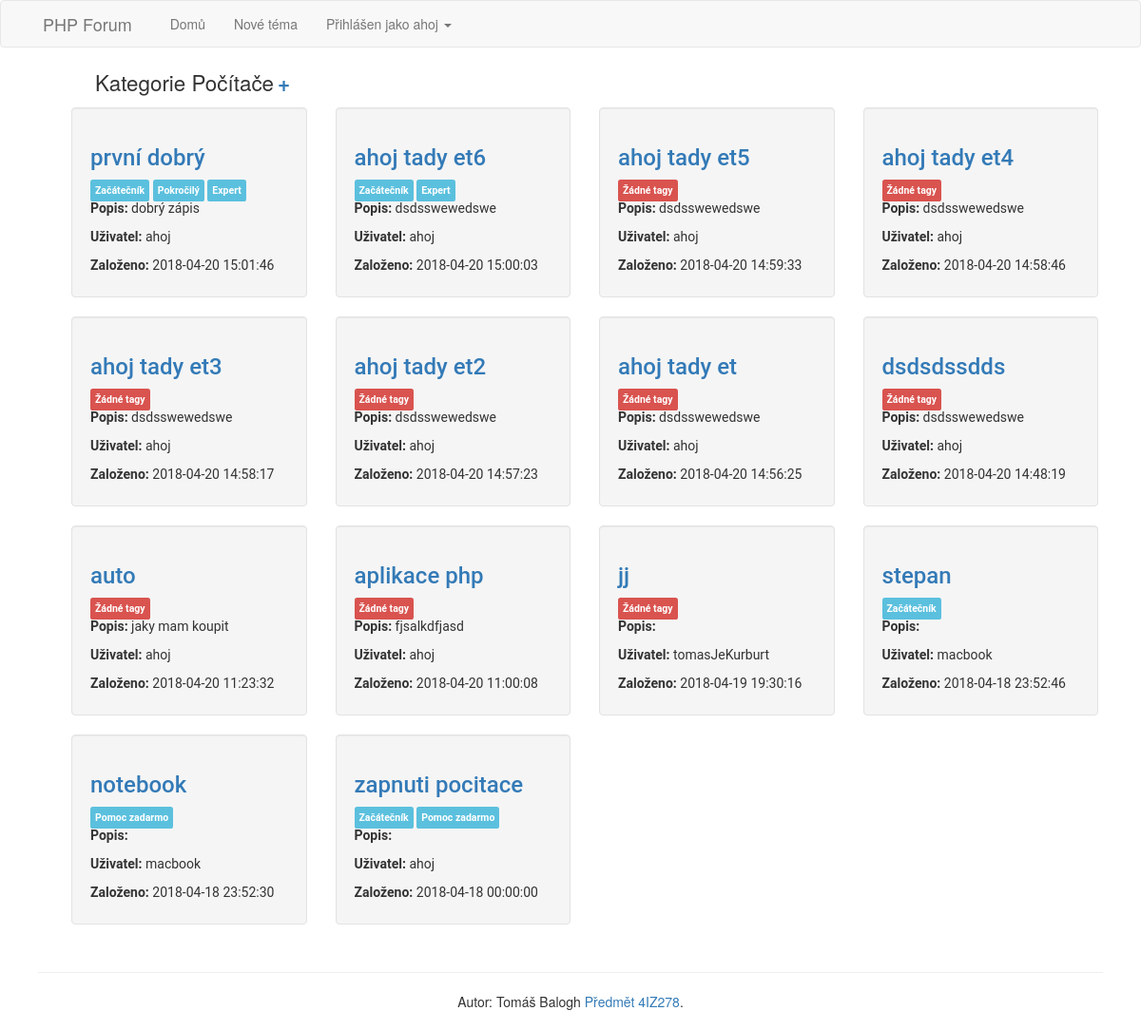
The page /topics.php?cat_id=1 (signed in) on the database its author committed.
### tables this page shows
CREATE TABLE `users` (
  `id_user` int(8) UNSIGNED NOT NULL,
  `username` varchar(255) NOT NULL,
  `password` varchar(255) NOT NULL
);

CREATE TABLE `categories` (
  `cat_id` int(8) UNSIGNED NOT NULL,
  `cat_name` varchar(255) NOT NULL,
  `cat_description` varchar(255) NOT NULL
);

CREATE TABLE `topics` (
  `topic_id` int(11) UNSIGNED NOT NULL,
  `topic_name` varchar(255) NOT NULL,
  `topic_description` text NOT NULL,
  `topic_date` datetime NOT NULL,
  `topic_cat` int(8) UNSIGNED NOT NULL,
  `topic_by` int(8) UNSIGNED NOT NULL
);

CREATE TABLE `tags` (
  `id` int(11) UNSIGNED NOT NULL,
  `tags_name` varchar(100) NOT NULL
);

### user_required.php (called while the page is built, shortened)
<?php
$stmt = $db->prepare("SELECT * FROM users WHERE id_user = ? LIMIT 1");
$stmt->execute(array($_SESSION["user_id"]));
$current_user = $stmt->fetchAll()[0];
?>

### topics.php (the view, shortened to what this page needs)
<?php
require 'db.php';
require 'user_required.php';
$stmt_cat = $db->prepare("SELECT * FROM categories WHERE cat_id=?");
$stmt_cat->execute(array($_GET['cat_id']));
$cat = $stmt_cat->fetch();
$stmt_top = $db->prepare("select topic_name, topic_id, topic_by, topic_description, topic_date, users.username as users from topics join users on users.id_user = topics.topic_by where topic_cat = ? order by topic_date DESC");
$stmt_top->execute(array($_GET['cat_id']));
$topics = $stmt_top->fetchAll();
?>
<!DOCTYPE html>
<html>
<head>
    <?php include 'head_bootstrap.php' ?>
</head>
<body>
<?php include 'navbar.php' ?>
<div class="container">
    <div class="container">
        <ul id="menu">
            <li>Kategorie <?= $cat['cat_name'] ?></li>
            <li style="margin: auto" class="right"><a href="new_topic.php?cat_id=<?= $cat['cat_id'] ?>"><b>&#x0002B;</b></a></li>
        </ul>
        <?php foreach ($topics as $row) { ?>
            <div class="col-md-3" id="font">
                <div class="well divTopic">
                <h3><a href='topics_detail.php?topic_id=<?= $row['topic_id'] ?>'><?= $row['topic_name'] ?></a></h3>
                <?php
                $stmt_tags = $db->prepare("select tags_name, topics.topic_name from tags join tag_topic on tag_topic.tag = tags.id JOIN topics on topics.topic_id = tag_topic.topic where topics.topic_id = ?");
                $stmt_tags->execute(array($row['topic_id']));
                $tags = $stmt_tags->fetchAll();
                ?>
                 <?php
                        if ($tags){
                        foreach ($tags as $tag) { ?>
                     <span class="label labeltag btn-info"  style="padding: 5px"><?= $tag['tags_name'] ?></span>
                    <?php } }
                        else {
                            ?>
                            <span class="label btn-danger" style="padding: 5px"> Žádné tagy</span>
                <?php  }
                    ?>
                <p><b>Popis: </b> <?= substr($row['topic_description'], 0, 25) ?> <?= strlen($row['topic_description']) > 25 ? "..." : "" ?></p>
                <p><b>Uživatel: </b><?= $row['users'] ?></p>
                <p><b>Založeno: </b><?= $row['topic_date'] ?></p>
                </div>
            </div>
        <?php } ?>
    </div>
</div>
<?php include 'footer.php' ?>
</body>
</html>

### navbar.php (shortened to what this page needs)
<nav class="navbar navbar-default">
    <div class="container">
        <ul class="nav navbar-nav" id="horizontal">
            <li class="navbar-brand active" >PHP Forum</li>
            <li><a href="index.php">Domů</a></li>
            <li><a href="new_topic.php">Nové téma</a></li>
                <li class="dropdown">
                    <a data-toggle="dropdown" href="#" aria-haspopup="true" aria-expanded="false">Přihlášen jako <?= $current_user['username'] ?>
                        <span class="caret"></span></a>
                </li>
        </ul>
    </div>
</nav>

### style.css (style rules this page uses)
.navbar-nav { position: absolute; }
#font { font-family: roboto; }
.divTopic { height: 200px; overflow: hidden; }
.container a { text-decoration: none; }
.labeltag { padding: 15px 10px 15px 15px; }
#horizontal { display: inline; list-style-type: none; }
.well { padding: 0px; }
#menu li { font-size: 1.6em; display: inline; }

### rows shown on the page
users: username "ahoj"
categories: cat_name "Počítače"
topics: topic_name "první dobrý", topic_description "dobrý zápis", topic_by.username "ahoj", topic_date "2018-04-20 15:01:46"
tags: tags_name "Začátečník"
tags: tags_name "Pokročilý"
tags: tags_name "Expert"
topics: topic_name "ahoj tady et6", topic_description "dsdsswewedswe", topic_by.username "ahoj", topic_date "2018-04-20 15:00:03"
topics: topic_name "ahoj tady et5", shows "Žádné tagy", topic_description "dsdsswewedswe", topic_by.username "ahoj", topic_date "2018-04-20 14:59:33"
topics: topic_name "ahoj tady et4", shows "Žádné tagy", topic_description "dsdsswewedswe", topic_by.username "ahoj", topic_date "2018-04-20 14:58:46"
topics: topic_name "ahoj tady et3", shows "Žádné tagy", topic_description "dsdsswewedswe", topic_by.username "ahoj", topic_date "2018-04-20 14:58:17"
topics: topic_name "ahoj tady et2", shows "Žádné tagy", topic_description "dsdsswewedswe", topic_by.username "ahoj", topic_date "2018-04-20 14:57:23"
topics: topic_name "ahoj tady et", shows "Žádné tagy", topic_description "dsdsswewedswe", topic_by.username "ahoj", topic_date "2018-04-20 14:56:25"
topics: topic_name "dsdsdssdds", shows "Žádné tagy", topic_description "dsdsswewedswe", topic_by.username "ahoj", topic_date "2018-04-20 14:48:19"
topics: topic_name "auto", shows "Žádné tagy", topic_description "jaky mam koupit", topic_by.username "ahoj", topic_date "2018-04-20 11:23:32"
topics: topic_name "aplikace php", shows "Žádné tagy", topic_description "fjsalkdfjasd", topic_by.username "ahoj", topic_date "2018-04-20 11:00:08"
topics: topic_name "jj", shows "Žádné tagy", topic_by.username "tomasJeKurburt", topic_date "2018-04-19 19:30:16"
topics: topic_name "stepan", topic_by.username "macbook", topic_date "2018-04-18 23:52:46"
topics: topic_name "notebook", topic_by.username "macbook", topic_date "2018-04-18 23:52:30"
tags: tags_name "Pomoc zadarmo"
topics: topic_name "zapnuti pocitace", topic_by.username "ahoj", topic_date "2018-04-18 00:00:00"
